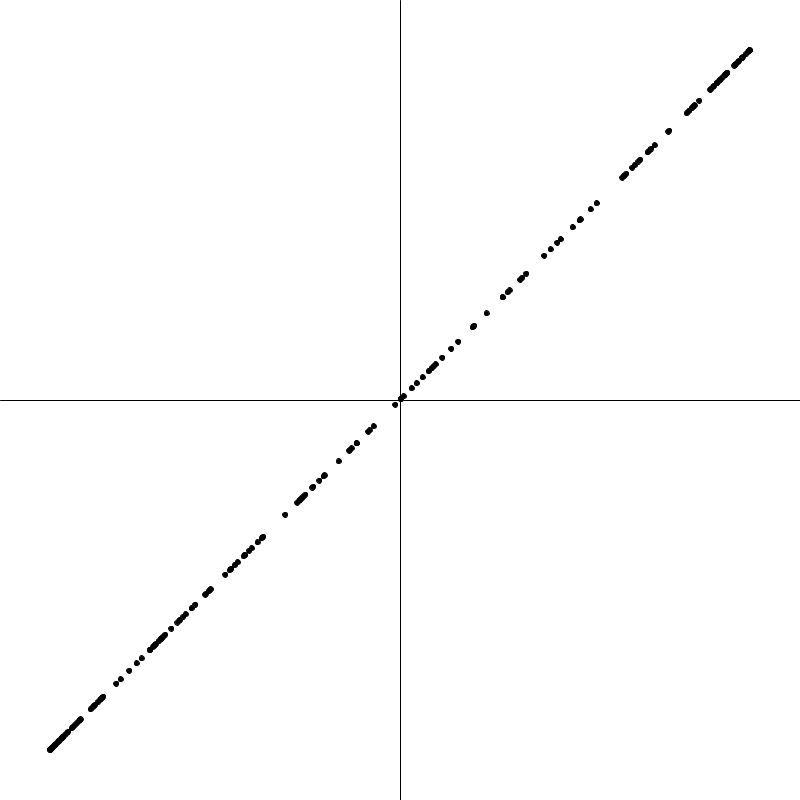
Frame 1 (no input)
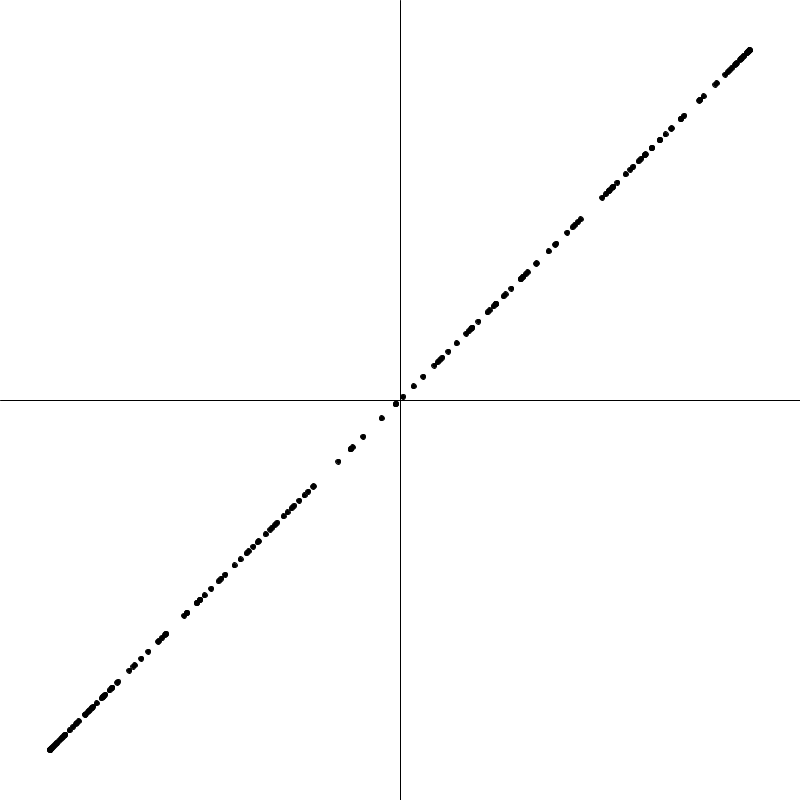
Frame 60 (the mouse pressed at the canvas centre just before this capture)
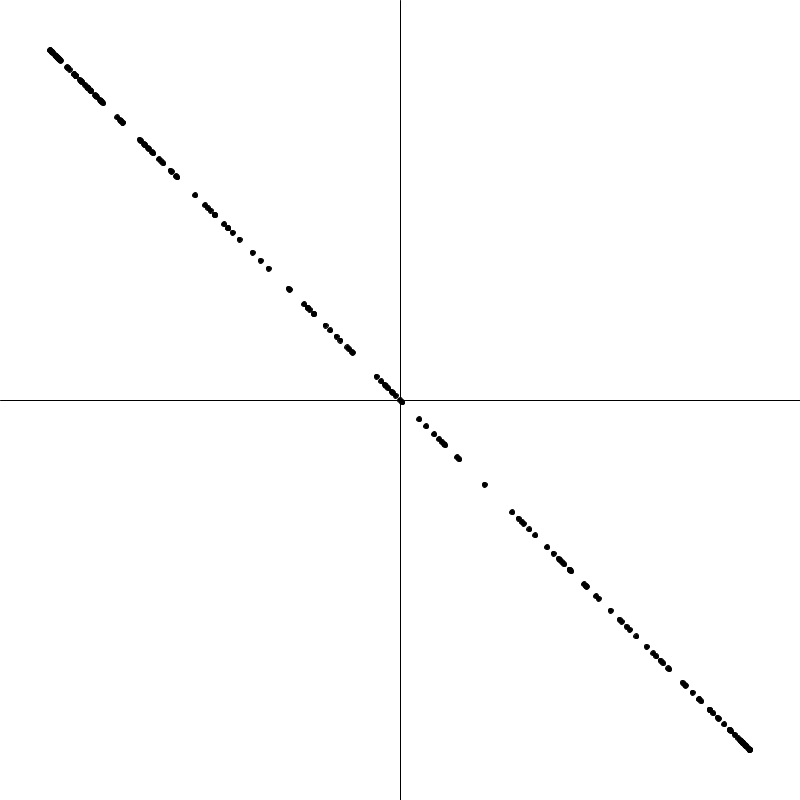
Frame 120 (the mouse held since frame 60 and released just before this capture)

The Processing sketch that drew these frames (run headless with seeded random() and noise(); from frame 60 on, the mouse is pressed at the canvas centre):

// Processing sketch: Plot
// ── Plot.pde
// The x and y axis
Line[] axis = new Line[2];
// The array of points
Point[] points = new Point[200];
// To have lines cahnge this to true
boolean lines = true;

void setup() {
  // Set the window size
  size(800, 800);
  // Initiate the axis
  if (lines) {
    for (int i = 0; i < axis.length; i++) {
      axis[i] = new Line(i);
    }
  }
  // Initiate the points
  for (int i = 0; i < points.length; i++) {
    points[i] = new Point(width/2, height/2);
  }
}


void draw() {
  // Set the background color to white
  background(255, 255, 255);
  // Show the axis
  if (lines) {
    for (int i = 0; i < axis.length; i++) {
      axis[i].show();
    }
  }
  // Update the points
  for (int i = 0; i < points.length; i++) {
    // I dont know why but this makes it work
    float r = random(-10, 10);
    // Alfa is maped to be between 0 and 2PI from the mouseX
    float alfa = map(mouseX, 0, width, 0, 2 * PI);
    // Move and show the point
    // These calculations are just to center the results because the coordinate (0, 0) is in the top left corner and the point (width, height) is in the bottom right corner
    points[i].move(width/2 + cos(r) * (width - 100) / 2, height/2 + -cos(alfa + r) * (height - 100) / 2);
    points[i].show();
  }
}

// ── Line.pde
class Line {
  int ref;

  Line(int ref) {
    this.ref = ref;
  }

  void show() {
    // Draw the lines in black
    stroke(0, 0, 0);
    // If 0 it's the horizontal line (x axis)
    if (ref == 0) {
      // Draw a line from point (0, height/2) to point (width, height/2)
      line(0, height/2, width, height/2);
    } 
    // If it's 1 it's the vertical axis (y axis)
    else if (ref == 1) {
      // Draw a line from point (width/2, 0) to point (width/2, height)
      line(width/2, 0, width/2, height);
    }
  }
}

// ── Point.pde
class Point {
  float x;
  float y;
  // To change the size of the points
  int size = 5;

  Point(float x, float y) {
    move(x, y);
  }

  // This updates the position of the point
  void move(float x, float y) {
    this.x = x;
    this.y = y;
  }

  void show() {
    // Fill the shape of the point with black
    fill(0, 0, 0);
    // and draw the circle
    ellipse(x, y, size, size);
  }
}
